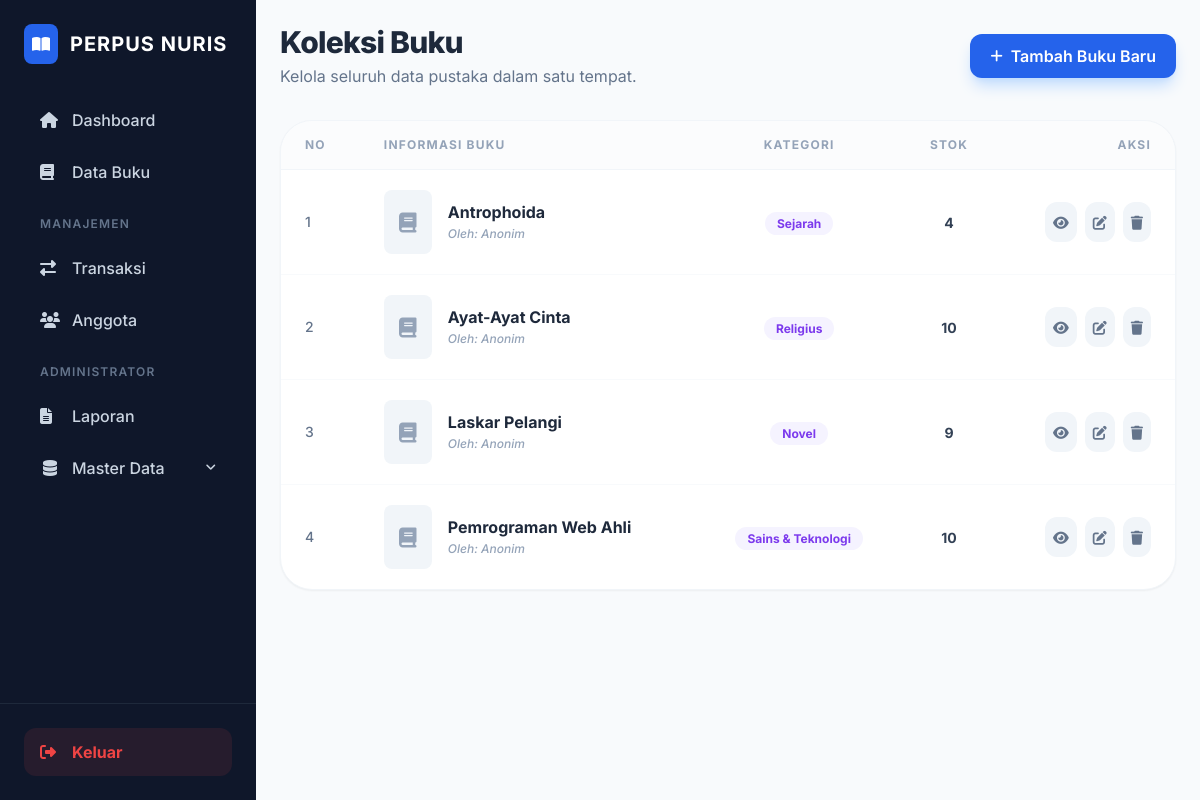
Page /pages/buku/index.php (signed in) on the committed database.
### tables this page shows
CREATE TABLE `buku` (
  `id` int(11) NOT NULL AUTO_INCREMENT,
  `judul_buku` varchar(255) NOT NULL,
  `isbn` varchar(20) DEFAULT NULL,
  `stok` int(11) DEFAULT 0,
  `tahun_terbit` year(4) DEFAULT NULL,
  `id_kategori` int(11) DEFAULT NULL,
  `id_penulis` int(11) DEFAULT NULL,
  `id_penerbit` int(11) DEFAULT NULL,
  `id_rak` int(11) DEFAULT NULL,
  PRIMARY KEY (`id`),
  KEY `id_kategori` (`id_kategori`),
  KEY `id_penulis` (`id_penulis`),
  KEY `id_penerbit` (`id_penerbit`),
  KEY `id_rak` (`id_rak`),
  CONSTRAINT `buku_ibfk_1` FOREIGN KEY (`id_kategori`) REFERENCES `kategori` (`id`),
  CONSTRAINT `buku_ibfk_2` FOREIGN KEY (`id_penulis`) REFERENCES `penulis` (`id`),
  CONSTRAINT `buku_ibfk_3` FOREIGN KEY (`id_penerbit`) REFERENCES `penerbit` (`id`),
  CONSTRAINT `buku_ibfk_4` FOREIGN KEY (`id_rak`) REFERENCES `rak` (`id`)
);

CREATE TABLE `kategori` (
  `id` int(11) NOT NULL AUTO_INCREMENT,
  `nama_kategori` varchar(50) NOT NULL,
  PRIMARY KEY (`id`)
);

### pages/buku/index.php (the view, shortened to what this page needs)
<?php
require_once "../../konek.php";
require_once "../../layout/header.php";
require_once "../../layout/sidebar.php";
$query = mysqli_query($conn, "SELECT buku.*, kategori.nama_kategori
                              FROM buku
                              LEFT JOIN kategori ON buku.id_kategori = kategori.id
                              ORDER BY buku.id DESC");
?>
<div class="p-6">
    <div class="flex flex-col md:flex-row md:items-center justify-between gap-4 mb-8">
        <div>
            <h2 class="text-3xl font-extrabold text-slate-800 tracking-tight">Koleksi Buku</h2>
            <p class="text-slate-500 mt-1">Kelola seluruh data pustaka dalam satu tempat.</p>
        </div>
        <?php if ($_SESSION['role'] !== 'anggota') : ?>
        <a href="tambah.php" class="inline-flex items-center gap-2 bg-blue-600 hover:bg-blue-700 text-white font-semibold px-5 py-2.5 rounded-xl transition-all shadow-lg shadow-blue-200 active:scale-95">
            <i class="fas fa-plus text-sm"></i>
            Tambah Buku Baru
        </a>
        <?php endif; ?>
    </div>
    <div class="bg-white rounded-[2rem] shadow-sm border border-slate-100 overflow-hidden">
        <div class="overflow-x-auto">
            <table class="w-full text-left border-collapse">
                <thead>
                    <tr class="bg-slate-50/50 border-b border-slate-100">
                        <th class="px-6 py-4 text-xs font-bold text-slate-400 uppercase tracking-widest">No</th>
                        <th class="px-6 py-4 text-xs font-bold text-slate-400 uppercase tracking-widest">Informasi Buku</th>
                        <th class="px-6 py-4 text-xs font-bold text-slate-400 uppercase tracking-widest text-center">Kategori</th>
                        <th class="px-6 py-4 text-xs font-bold text-slate-400 uppercase tracking-widest text-center">Stok</th>
                        <th class="px-6 py-4 text-xs font-bold text-slate-400 uppercase tracking-widest text-right">Aksi</th>
                    </tr>
                </thead>
                <tbody class="divide-y divide-slate-50">
                    <?php
                    $no = 1;
                    while($row = mysqli_fetch_assoc($query)) :
                    ?>
                    <tr class="hover:bg-slate-50/80 transition-colors group">
                        <td class="px-6 py-5 text-sm text-slate-500 font-medium">
                            <?= $no++; ?>
                        </td>
                        <td class="px-6 py-5">
                            <div class="flex items-center gap-4">
                                <div class="w-12 h-16 bg-slate-100 rounded-lg flex items-center justify-center text-slate-400 group-hover:bg-blue-50 group-hover:text-blue-500 transition-colors">
                                    <i class="fas fa-book fa-lg"></i>
                                </div>
                                <div>
                                    <h4 class="font-bold text-slate-800 leading-tight mb-1"><?= $row['judul_buku']; ?></h4>
                                    <p class="text-xs text-slate-400 font-medium italic">Oleh: <?= $row['penulis'] ?? 'Anonim'; ?></p>
                                </div>
                            </div>
                        </td>
                        <td class="px-6 py-5 text-center">
                            <span class="px-3 py-1 rounded-full bg-violet-50 text-violet-600 text-xs font-bold">
                                <?= $row['nama_kategori'] ?? 'Umum'; ?>
                            </span>
                        </td>
                        <td class="px-6 py-5 text-center">
                            <span class="text-sm font-bold <?= $row['stok'] > 0 ? 'text-slate-700' : 'text-red-500'; ?>">
                                <?= $row['stok']; ?>
                            </span>
                        </td>
                        <td class="px-6 py-5 text-right">
                            <div class="flex justify-end gap-2">
                                <a href="detail.php?id=<?= $row['id']; ?>" class="p-2 bg-slate-100 hover:bg-blue-600 hover:text-white text-slate-500 rounded-xl transition-all" title="Detail">
                                    <i class="fas fa-eye text-sm"></i>
                                </a>
                                <?php if ($_SESSION['role'] !== 'anggota') : ?>
                                <a href="edit.php?id=<?= $row['id']; ?>" class="p-2 bg-slate-100 hover:bg-amber-500 hover:text-white text-slate-500 rounded-xl transition-all" title="Edit">
                                    <i class="fas fa-edit text-sm"></i>
                                </a>
                                <a href="hapus.php?id=<?= $row['id']; ?>"
                                   onclick="return confirm('Apakah Anda yakin ingin menghapus buku ini?')"
                                   class="p-2 bg-slate-100 hover:bg-red-600 hover:text-white text-slate-500 rounded-xl transition-all" title="Hapus">
                                    <i class="fas fa-trash text-sm"></i>
                                </a>
                                <?php endif; ?>
                            </div>
                        </td>
                    </tr>
                    <?php endwhile; ?>
                </tbody>
            </table>
        </div>
    </div>
</div>
<?php require_once "../../layout/footer.php"; ?>

### layout/header.php (style rules this page uses)
body { font-family: 'Inter', sans-serif; }

### rows in the picture
buku: judul_buku "Antrophoida", penulis "Anonim", id_kategori.nama_kategori "Sejarah", stok "4"
buku: judul_buku "Ayat-Ayat Cinta", penulis "Anonim", id_kategori.nama_kategori "Religius", stok "10"
buku: judul_buku "Laskar Pelangi", penulis "Anonim", id_kategori.nama_kategori "Novel", stok "9"
buku: judul_buku "Pemrograman Web Ahli", penulis "Anonim", id_kategori.nama_kategori "Sains & Teknologi", stok "10"
